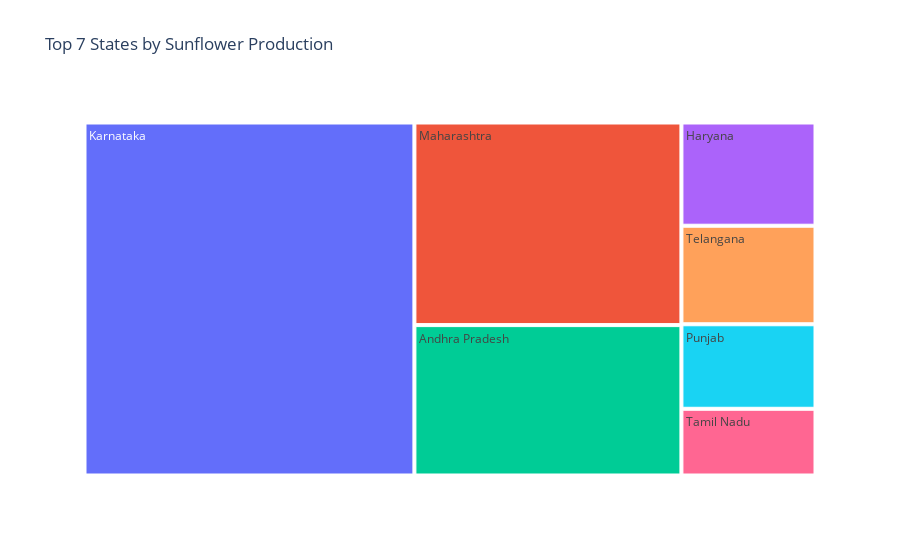

Write notebook code for a chart like this one.
### Markdown cell above
**4. Top 7 SUNFLOWER PRODUCTION  State Data Using Treemap**

### Code cell
sunflower_production_by_state = df_replaced.groupby('State Name')['SUNFLOWER PRODUCTION (1000 tons)'].sum().sort_values(ascending=False)
top_7_sunflower_states = sunflower_production_by_state.head(7)

fig = px.treemap(data_frame=top_7_sunflower_states.reset_index(), # Treemap requires a DataFrame
                 path=['State Name'],
                 values='SUNFLOWER PRODUCTION (1000 tons)',
                 title='Top 7 States by Sunflower Production')
fig.show()

### Figure 1 — Plotly figure (JSON) as saved in the notebook; plotly's stock layout.template omitted (floating-point values rounded to 4 significant figures)
{"data": [{"branchvalues": "total", "domain": {"x": [0, 1], "y": [0, 1]}, "hovertemplate": "labels=%{label}<br>SUNFLOWER PRODUCTION (1000 tons)=%{value}<br>parent=%{parent}<br>id=%{id}<extra></extra>", "ids": ["Karnataka", "Maharashtra", "Andhra Pradesh", "Haryana", "Telangana", "Punjab", "Tamil Nadu"], "labels": ["Karnataka", "Maharashtra", "Andhra Pradesh", "Haryana", "Telangana", "Punjab", "Tamil Nadu"], "name": "", "parents": ["", "", "", "", "", "", ""], "type": "treemap", "values": [13640.0, 6334.0, 4702.0, 1621.0, 1547.0, 1327.0, 1047.0]}], "layout": {"legend": {"tracegroupgap": 0}, "title": {"text": "Top 7 States by Sunflower Production"}}}
